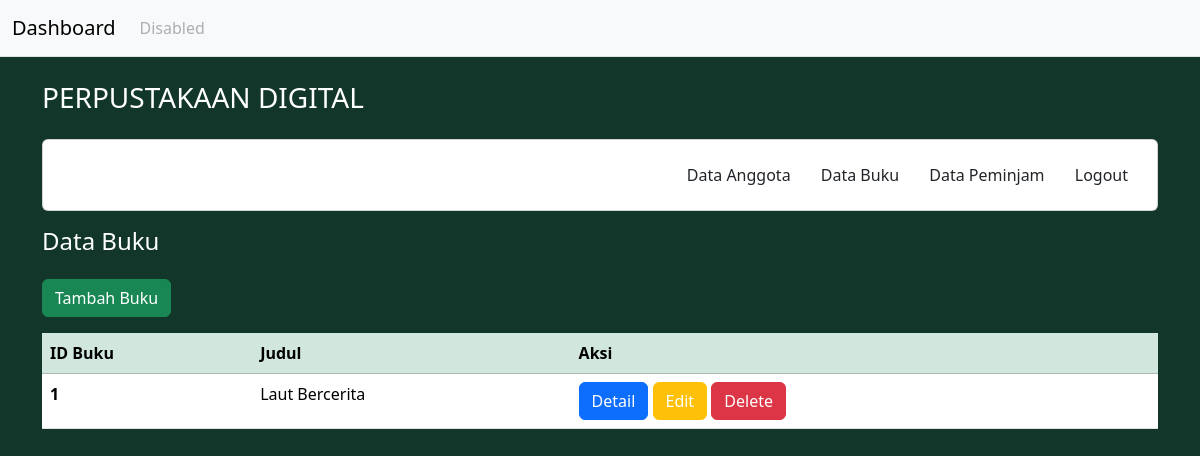
The page /petugas/buku.php (signed in) on the database as committed earlier.
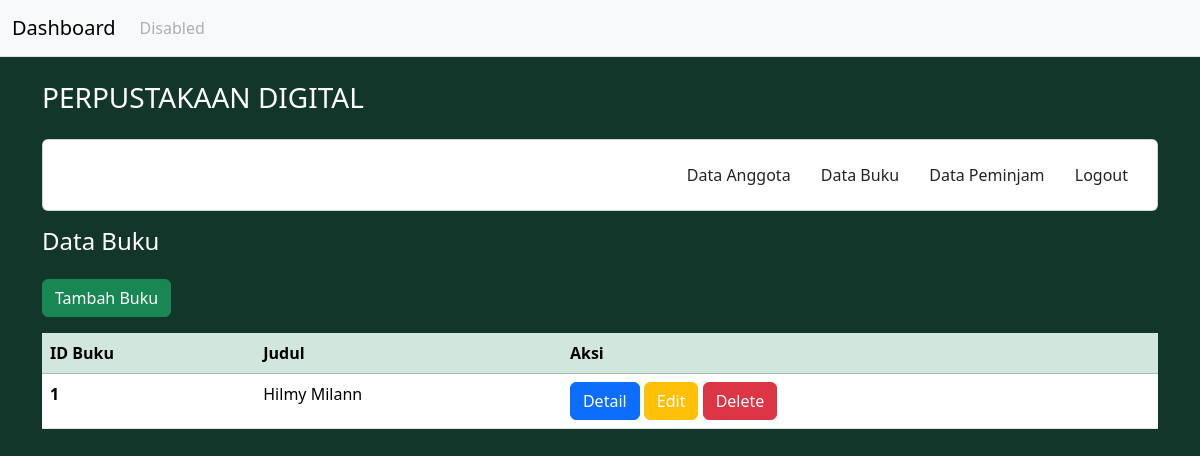
The same page on the database as committed later.
### tables this page shows
CREATE TABLE `buku` (
  `IDbuku` int(11) NOT NULL,
  `judul` varchar(255) NOT NULL,
  `penulis` varchar(255) NOT NULL,
  `penerbit` varchar(255) NOT NULL,
  `tahunterbit` int(11) NOT NULL,
  `foto` varchar(10000) NOT NULL
);

### petugas/buku.php (the view, shortened to what this page needs)
<!DOCTYPE html>
<html lang="en">
<head>
</head>
<body style="background-color: #12372A;">
<nav class="navbar navbar-expand-lg bg-light border-bottom border-body" data-bs-theme="light">
  <div class="container-fluid">
    <a class="navbar-brand" href="index_pts.php">Dashboard</a>
    <div class="collapse navbar-collapse" id="navbarSupportedContent">
      <ul class="navbar-nav me-auto mb-4 mb-lg-0">
        <li class="nav-item">
          <a class="nav-link disabled" aria-disabled="true">Disabled</a>
        </li>
      </ul>
    </div>
  </div>
</nav>
</body>
</html>
<?php
  include 'layout/header.php';
?>
<div class="container">
    <div class="row text-white" style="margin-top: 1rem;">
        <h4>Data Buku</h4>
        <div class="col">
            <a href="data/tambah_buku.php" class="btn btn-success my-3">Tambah Buku</a>
        <table class="table mb-2">
            <thead  class="table table-success">
                <tr>
                    <th scope="col">ID Buku</th>
                    <th scope="col">Judul</th>
                    <th scope="col">Aksi</th>
                </tr>
            </thead>
            <?php
            include '../koneksi/koneksi.php';
            $data = mysqli_query($conn, "SELECT * FROM buku");
            while ($d = mysqli_fetch_array($data)) {
            ?>
            <tbody>
                <tr>
                    <th scope="row"><?php echo $d['IDbuku'];?></th>
                    <td><?php echo $d['judul'];?></td>
                    <td>
                        <a href="data/detail_buku.php?idbuku=<?php echo $d['IDbuku'];?>" class="btn btn-primary text-white">Detail</a>
                        <a href="data/edit_buku.php?idbuku=<?php echo $d['IDbuku'];?>" class="btn btn-warning text-white">Edit</a>
                        <a href="data/delete_buku.php?IDbuku=<?php echo $d['IDbuku'];?>" class="btn btn-danger text-white">Delete</a>
                    </td>
                </tr>
            </tbody>
            <?php
              }
            ?>
        </table>
        </div>
    </div>
  </div>
<?php
  include 'layout/footer.php';
?>

Rows that differ between the two databases and show on the page:
changed buku id 1: judul "Laut Bercerita" → "Hilmy Milann"
